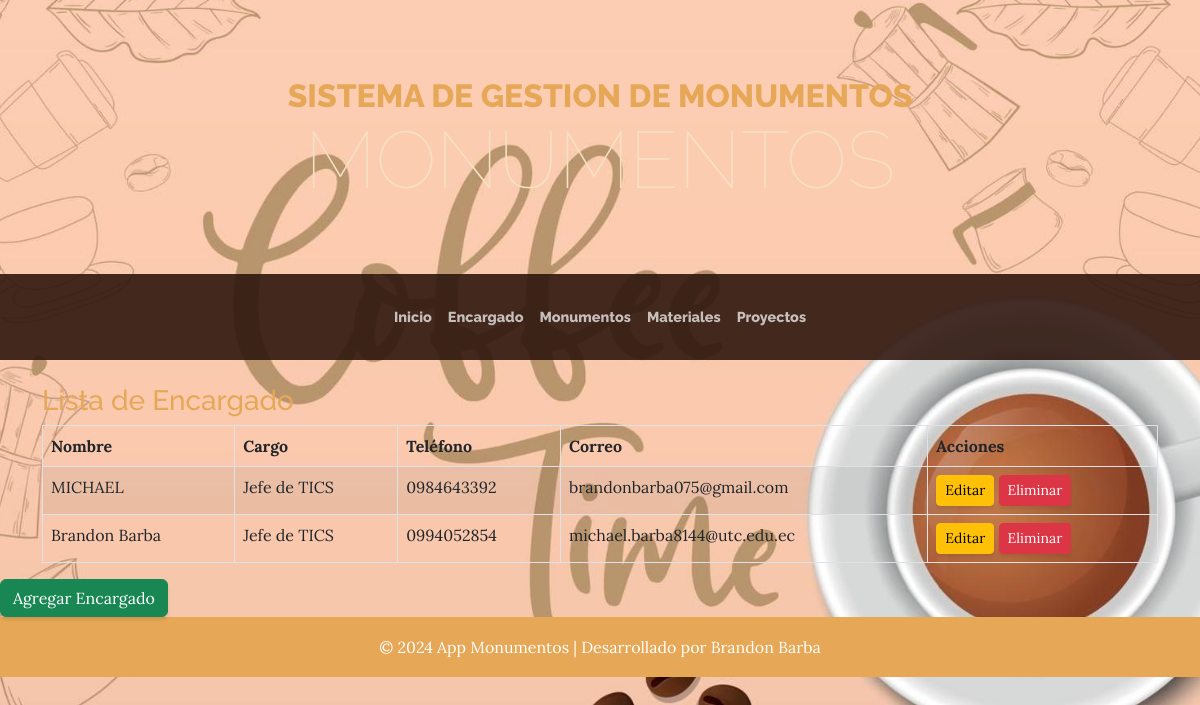
The app's page /listado_encargado with its own data.
### aplicaciones/monumentos/models.py (models this page shows, shortened)
class Encargado(models.Model):
    nombre = models.CharField(max_length=100)
    cargo = models.CharField(max_length=100)
    telefono = models.CharField(max_length=20, blank=True, null=True)
    correo = models.EmailField(unique=True)

### aplicaciones/monumentos/views.py (the view)
# urls.py: path('listado_encargado', views.listado_encargado, name='listado_encargado'),
def listado_encargado(request):
    encargado = Encargado.objects.all()
    return render(request, 'listado_encargado.html', {'encargado': encargado})

### aplicaciones/monumentos/templates/listado_encargado.html (shortened to what this page needs)
{% extends 'plantilla.html' %}
{% block contenido %}
<div class="container mt-4">
    <h3 class="text-primary">Lista de Encargado</h3>
    <table class="table table-bordered table-striped table-hover" id="tbl_encargado">
        <thead>
            <tr>
                <th>Nombre</th>
                <th>Cargo</th>
                <th>Teléfono</th>
                <th>Correo</th>
                <th>Acciones</th>
            </tr>
        </thead>
        <tbody>
            {% for encargado in encargado %}
            <tr>
                <td>{{ encargado.nombre }}</td>
                <td>{{ encargado.cargo }}</td>
                <td>{{ encargado.telefono }}</td>
                <td>{{ encargado.correo }}</td>
                <td>
                    <a href="{% url 'editar_encargado' encargado.id %}" class="btn btn-warning btn-sm">Editar</a>
                    <a href="{% url 'eliminar_encargado' encargado.id %}"
                       class="btn btn-danger btn-sm"
                       onclick="return confirm('¿Está seguro de eliminar este estudiante?');">Eliminar</a>
                </td>
            </tr>
            {% empty %}
            <tr>
                <td colspan="5" class="text-center">No hay encargados registrados.</td>
            </tr>
            {% endfor %}
        </tbody>
    </table>
</div>
<a href="{% url 'agregar_encargado' %}" class="btn btn-success">Agregar Encargado</a>
{% endblock%}

### records on screen
Encargado: nombre "MICHAEL", cargo "Jefe de TICS", telefono "0984643392", correo "brandonbarba075@gmail.com"
Encargado: nombre "Brandon Barba", cargo "Jefe de TICS", telefono "0994052854", correo "michael.barba8144@utc.edu.ec"
